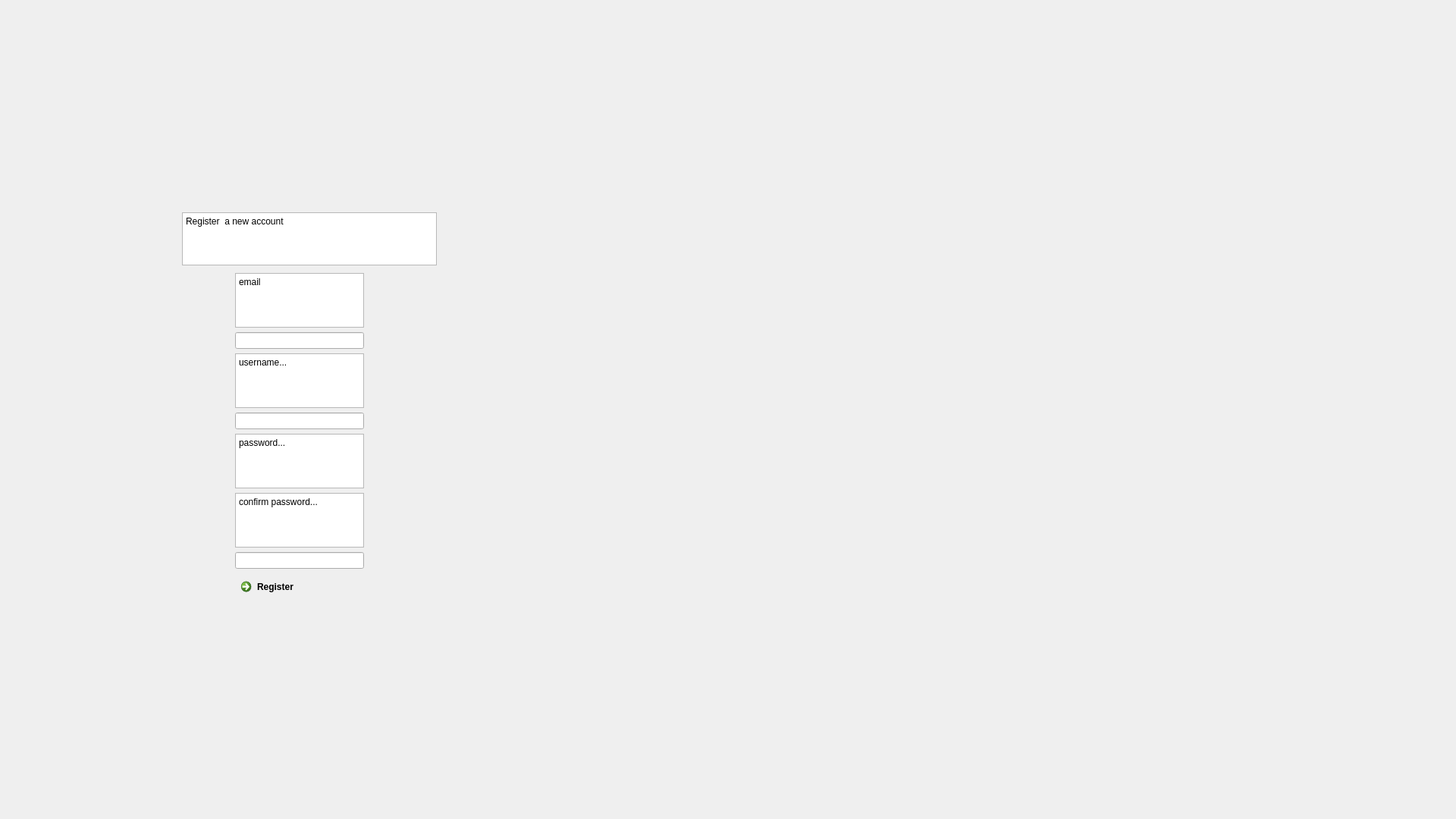
<?xml version="1.0" encoding="UTF-8"?>
<ui version="4.0">
 <class>Form</class>
 <widget class="QWidget" name="Form">
  <property name="geometry">
   <rect>
    <x>0</x>
    <y>0</y>
    <width>1920</width>
    <height>1080</height>
   </rect>
  </property>
  <property name="windowTitle">
   <string>Form</string>
  </property>
  <widget class="QWidget" name="verticalLayoutWidget">
   <property name="geometry">
    <rect>
     <x>310</x>
     <y>360</y>
     <width>170</width>
     <height>432</height>
    </rect>
   </property>
   <layout class="QVBoxLayout" name="verticalLayout">
    <item>
     <widget class="QTextEdit" name="TEemail">
      <property name="html">
       <string>&lt;!DOCTYPE HTML PUBLIC &quot;-//W3C//DTD HTML 4.0//EN&quot; &quot;http://www.w3.org/TR/REC-html40/strict.dtd&quot;&gt;
&lt;html&gt;&lt;head&gt;&lt;meta name=&quot;qrichtext&quot; content=&quot;1&quot; /&gt;&lt;meta charset=&quot;utf-8&quot; /&gt;&lt;style type=&quot;text/css&quot;&gt;
p, li { white-space: pre-wrap; }
hr { height: 1px; border-width: 0; }
li.unchecked::marker { content: &quot;\2610&quot;; }
li.checked::marker { content: &quot;\2612&quot;; }
&lt;/style&gt;&lt;/head&gt;&lt;body style=&quot; font-family:'Segoe UI'; font-size:9pt; font-weight:400; font-style:normal;&quot;&gt;
&lt;p style=&quot; margin-top:0px; margin-bottom:0px; margin-left:0px; margin-right:0px; -qt-block-indent:0; text-indent:0px;&quot;&gt;email&lt;/p&gt;&lt;/body&gt;&lt;/html&gt;</string>
      </property>
     </widget>
    </item>
    <item>
     <widget class="QLineEdit" name="LEinvalidEmailAddrress"/>
    </item>
    <item>
     <widget class="QTextEdit" name="TEusername">
      <property name="html">
       <string>&lt;!DOCTYPE HTML PUBLIC &quot;-//W3C//DTD HTML 4.0//EN&quot; &quot;http://www.w3.org/TR/REC-html40/strict.dtd&quot;&gt;
&lt;html&gt;&lt;head&gt;&lt;meta name=&quot;qrichtext&quot; content=&quot;1&quot; /&gt;&lt;meta charset=&quot;utf-8&quot; /&gt;&lt;style type=&quot;text/css&quot;&gt;
p, li { white-space: pre-wrap; }
hr { height: 1px; border-width: 0; }
li.unchecked::marker { content: &quot;\2610&quot;; }
li.checked::marker { content: &quot;\2612&quot;; }
&lt;/style&gt;&lt;/head&gt;&lt;body style=&quot; font-family:'Segoe UI'; font-size:9pt; font-weight:400; font-style:normal;&quot;&gt;
&lt;p style=&quot; margin-top:0px; margin-bottom:0px; margin-left:0px; margin-right:0px; -qt-block-indent:0; text-indent:0px;&quot;&gt;username...&lt;/p&gt;&lt;/body&gt;&lt;/html&gt;</string>
      </property>
     </widget>
    </item>
    <item>
     <widget class="QLineEdit" name="LEusernameTaken"/>
    </item>
    <item>
     <widget class="QTextEdit" name="TEpassword">
      <property name="html">
       <string>&lt;!DOCTYPE HTML PUBLIC &quot;-//W3C//DTD HTML 4.0//EN&quot; &quot;http://www.w3.org/TR/REC-html40/strict.dtd&quot;&gt;
&lt;html&gt;&lt;head&gt;&lt;meta name=&quot;qrichtext&quot; content=&quot;1&quot; /&gt;&lt;meta charset=&quot;utf-8&quot; /&gt;&lt;style type=&quot;text/css&quot;&gt;
p, li { white-space: pre-wrap; }
hr { height: 1px; border-width: 0; }
li.unchecked::marker { content: &quot;\2610&quot;; }
li.checked::marker { content: &quot;\2612&quot;; }
&lt;/style&gt;&lt;/head&gt;&lt;body style=&quot; font-family:'Segoe UI'; font-size:9pt; font-weight:400; font-style:normal;&quot;&gt;
&lt;p style=&quot; margin-top:0px; margin-bottom:0px; margin-left:0px; margin-right:0px; -qt-block-indent:0; text-indent:0px;&quot;&gt;password...&lt;/p&gt;&lt;/body&gt;&lt;/html&gt;</string>
      </property>
     </widget>
    </item>
    <item>
     <widget class="QTextEdit" name="TEconfirmPassword">
      <property name="html">
       <string>&lt;!DOCTYPE HTML PUBLIC &quot;-//W3C//DTD HTML 4.0//EN&quot; &quot;http://www.w3.org/TR/REC-html40/strict.dtd&quot;&gt;
&lt;html&gt;&lt;head&gt;&lt;meta name=&quot;qrichtext&quot; content=&quot;1&quot; /&gt;&lt;meta charset=&quot;utf-8&quot; /&gt;&lt;style type=&quot;text/css&quot;&gt;
p, li { white-space: pre-wrap; }
hr { height: 1px; border-width: 0; }
li.unchecked::marker { content: &quot;\2610&quot;; }
li.checked::marker { content: &quot;\2612&quot;; }
&lt;/style&gt;&lt;/head&gt;&lt;body style=&quot; font-family:'Segoe UI'; font-size:9pt; font-weight:400; font-style:normal;&quot;&gt;
&lt;p style=&quot; margin-top:0px; margin-bottom:0px; margin-left:0px; margin-right:0px; -qt-block-indent:0; text-indent:0px;&quot;&gt;confirm password...&lt;/p&gt;&lt;/body&gt;&lt;/html&gt;</string>
      </property>
     </widget>
    </item>
    <item>
     <widget class="QLineEdit" name="LEpasswordsMatch"/>
    </item>
    <item>
     <widget class="QCommandLinkButton" name="CLBregister">
      <property name="text">
       <string>Register</string>
      </property>
     </widget>
    </item>
   </layout>
  </widget>
  <widget class="QTextEdit" name="TEnewAccount">
   <property name="geometry">
    <rect>
     <x>240</x>
     <y>280</y>
     <width>336</width>
     <height>70</height>
    </rect>
   </property>
   <property name="html">
    <string>&lt;!DOCTYPE HTML PUBLIC &quot;-//W3C//DTD HTML 4.0//EN&quot; &quot;http://www.w3.org/TR/REC-html40/strict.dtd&quot;&gt;
&lt;html&gt;&lt;head&gt;&lt;meta name=&quot;qrichtext&quot; content=&quot;1&quot; /&gt;&lt;meta charset=&quot;utf-8&quot; /&gt;&lt;style type=&quot;text/css&quot;&gt;
p, li { white-space: pre-wrap; }
hr { height: 1px; border-width: 0; }
li.unchecked::marker { content: &quot;\2610&quot;; }
li.checked::marker { content: &quot;\2612&quot;; }
&lt;/style&gt;&lt;/head&gt;&lt;body style=&quot; font-family:'Segoe UI'; font-size:9pt; font-weight:400; font-style:normal;&quot;&gt;
&lt;p style=&quot; margin-top:0px; margin-bottom:0px; margin-left:0px; margin-right:0px; -qt-block-indent:0; text-indent:0px;&quot;&gt;Register  a new account&lt;/p&gt;&lt;/body&gt;&lt;/html&gt;</string>
   </property>
  </widget>
 </widget>
 <resources/>
 <connections/>
</ui>
